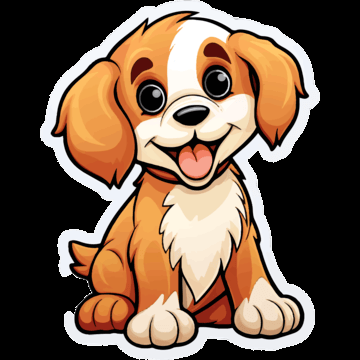
#> input picture computervision/dog.png, 360 x 360 px
$ jupyter execute Opencv_basics.ipynb
#> lines starting #> are read from the running program, lines starting #| are printed output that depends on the picture
[cell 1]
import cv2
cv2.__version__

[cell 2]
img = cv2.imread('dog.png')
#> img is the input picture: shape (360, 360, 3); mean B, G, R 70.9, 88.4, 111.2
# our cv2 model se images as brg to so to see real color you have to convert this in rgb
#there are two ways by numpy operations or by cv2 operations
new_img = img[:,:,::-1]
#new_img = cv2.cvtColor(img,cv2.COLOR_BGR2RGB)

#to change color to gray we can do is
#gray = cv2.cvtColor(img, cv2.COLOR_BRG2GRAY) WTHHHHHHHHHHHHH
gray = cv2.cvtColor(img, cv2.COLOR_BGR2GRAY)
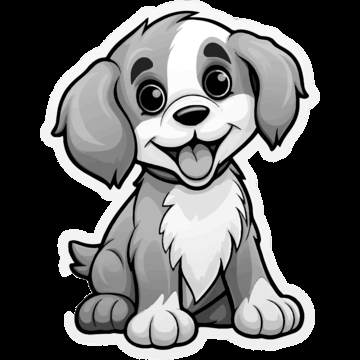
#> gray: shape (360, 360); min 0, max 255, mean 93.3

[cell 3]
print(img.shape)
#| (360, 360, 3)
